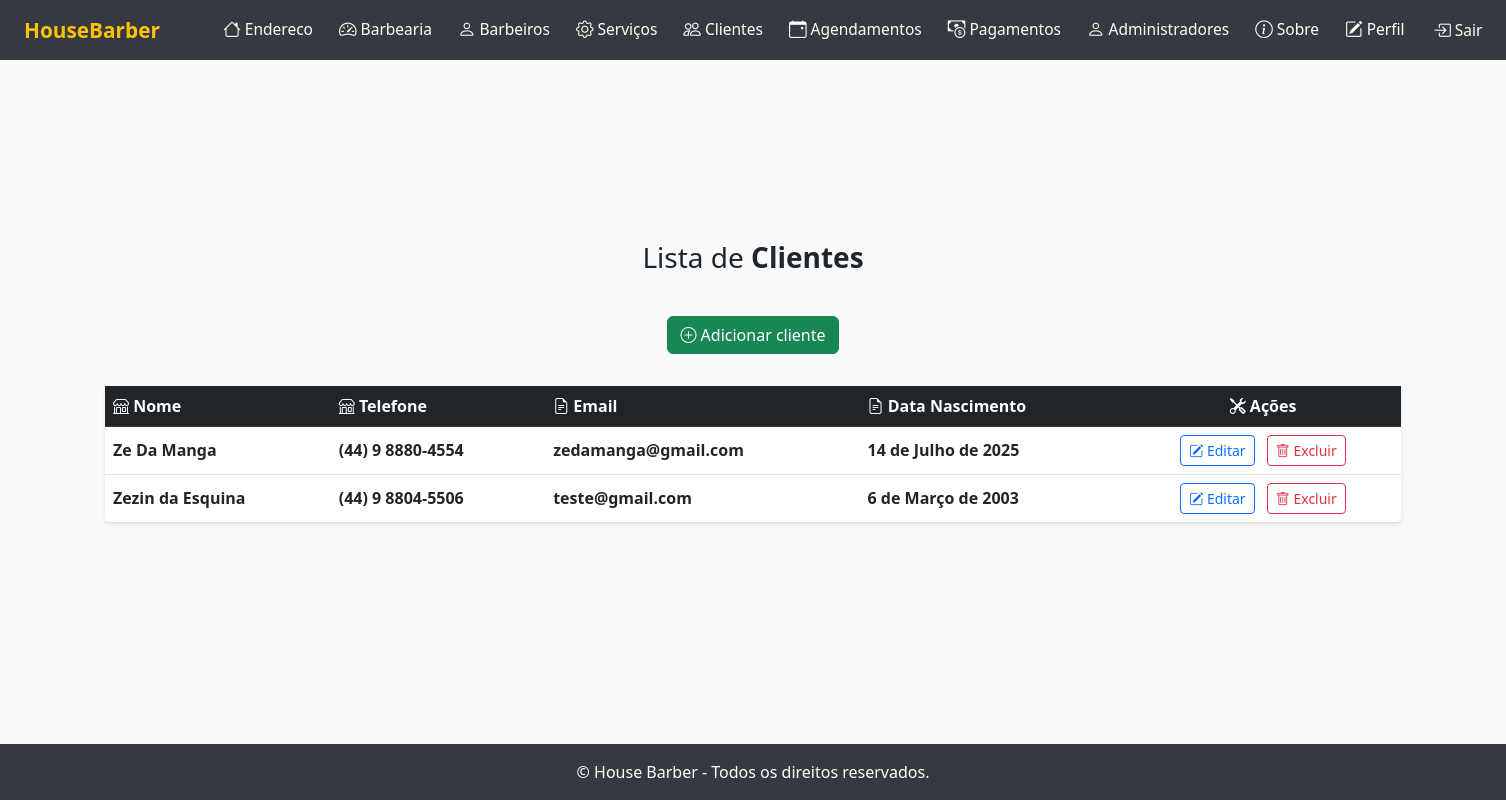
Page /listar/clientes/ (signed in) on the committed database.
### cadastros/models.py (models this page shows, shortened)
class Cliente(models.Model):
    nome = models.CharField(max_length=255, help_text="Nome do cliente")
    telefone = models.CharField(max_length=20, help_text="Telefone do cliente")
    email = models.EmailField(help_text="E-mail do cliente")
    data_nascimento = models.DateField(help_text="Data de nascimento do cliente")
    created_at = models.DateTimeField(auto_now_add=True, help_text="Data de cadastro do cliente")
    usuario = models.ForeignKey(User, on_delete=models.CASCADE, related_name='cliente_usuario', help_text="Usuário responsável pelo cliente")

### cadastros/views.py (the view)
# urls.py: path('listar/clientes/', ClienteListView.as_view(), name='cliente-lista'),
class ClienteListView(LoginRequiredMixin, ListView):
    login_url = reverse_lazy('login')
    model = Cliente
    template_name = 'listas/cliente.html'
    context_object_name = 'clientes'
    def get_queryset(self):
        return Cliente.objects.filter(usuario=self.request.user)

### cadastros/templates/listas/cliente.html (shortened to what this page needs)
{% extends "paginas/modelo.html" %}
{% block conteudo %}
<h3>
    Lista de <b>Clientes</b>
</h3>
<div class="d-flex justify-content-center mb-3">
    <a class="btn btn-success mb-3" href="{% url 'cadastrar-cliente' %}">
        <i class="bi bi-plus-circle"></i> Adicionar cliente
    </a>
</div>
<table id="table-lista" class="table table-hover align-middle shadow-sm rounded bg-white">
    <thead class="table-dark">
        <tr>
            <th scope="col"><i class="bi bi-shop"></i> Nome</th>
            <th scope="col"><i class="bi bi-shop"></i> Telefone</th>
            <th scope="col"><i class="bi bi-file-earmark-text"></i> Email</th>
            <th scope="col"><i class="bi bi-file-earmark-text"></i> Data Nascimento</th>
            <th scope="col" class="text-center"><i class="bi bi-tools"></i> Ações</th>
        </tr>
    </thead>
    <tbody>
        {% for object in object_list %}
            <tr>
                <td class="fw-semibold">{{ object.nome }}</td>
                <td class="fw-semibold">{{ object.telefone }}</td>
                <td class="fw-semibold">{{ object.email }}</td>
                <td class="fw-semibold">{{ object.data_nascimento }}</td>
                <td class="text-center">
                    <a class="btn btn-outline-primary btn-sm me-2" href="{% url 'editar-cliente' object.pk  %}">
                        <i class="bi bi-pencil-square"></i> Editar
                    </a>
                    <a class="btn btn-outline-danger btn-sm" href="{% url 'excluir-cliente' object.pk  %}">
                        <i class="bi bi-trash"></i> Excluir
                    </a>
                </td>
            </tr>
        {% empty %}
            <tr>
                <td colspan="5" class="text-center text-muted py-4">
                    <i class="bi bi-exclamation-circle"></i> Nenhum registro encontrado.
                </td>
            </tr>
        {% endfor %}
    </tbody>
</table>
{% endblock %}
{% block scripts %}
<link href="https://cdn.datatables.net/v/bs5/dt-2.1.8/datatables.min.css" rel="stylesheet">
{% endblock scripts %}

### paginas/templates/paginas/modelo.html (style rules this page uses)
body { min-height: 100vh; display: flex; flex-direction: column; background: #f8f9fa; }

### rows in the picture
Cliente: nome "Ze Da Manga", telefone "(44) 9 8880-4554", email "zedamanga@gmail.com", data_nascimento "14 de Julho de 2025"
Cliente: nome "Zezin da Esquina", telefone "(44) 9 8804-5506", email "teste@gmail.com", data_nascimento "6 de Março de 2003"
